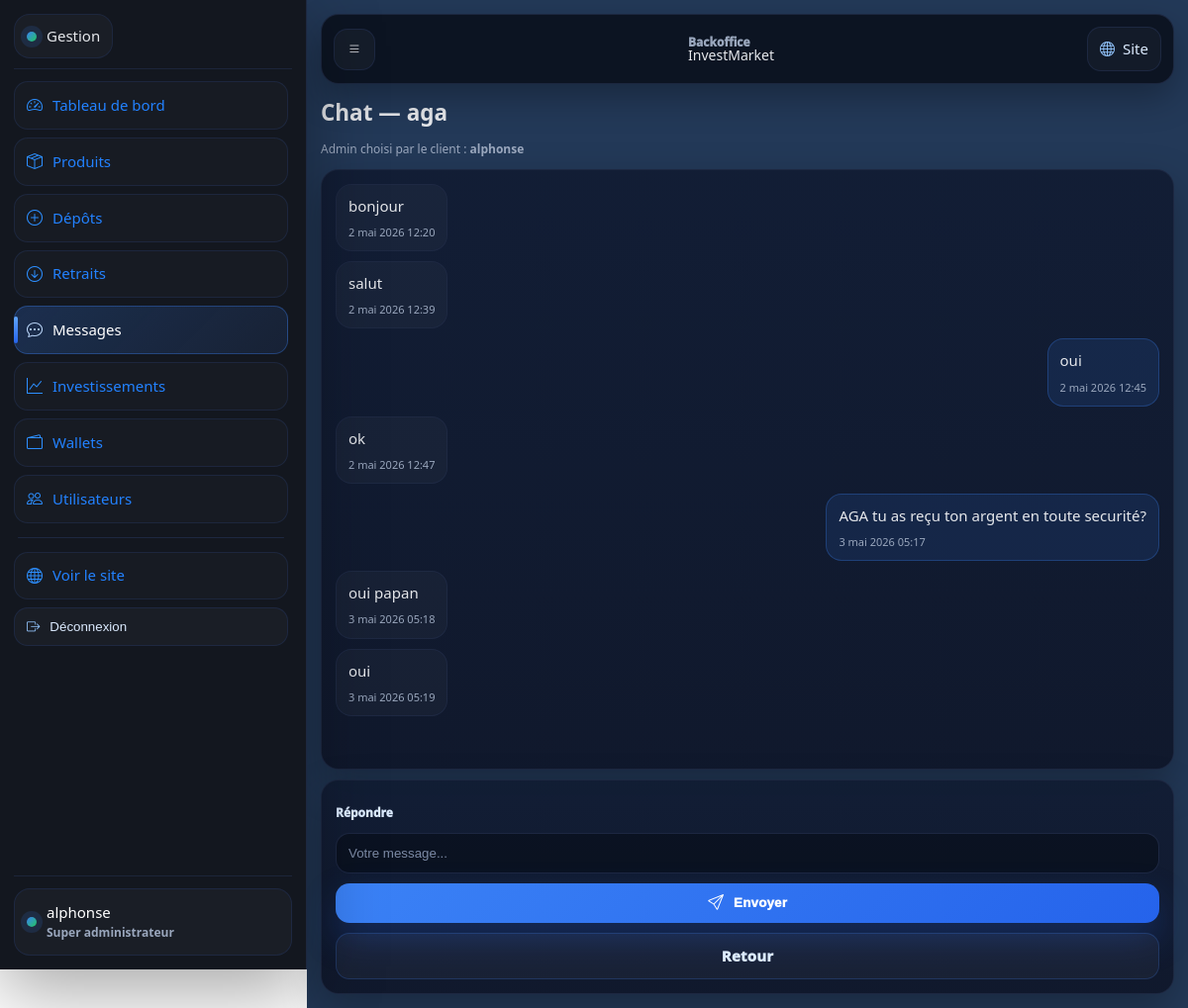
/gestion/messages/1/ (signed in), run on the app's committed database.
### messaging/models.py (models this page shows, shortened)
class Conversation(models.Model):
    user = models.ForeignKey(
        settings.AUTH_USER_MODEL,
        on_delete=models.CASCADE,
        related_name="conversations_as_user",
    )
    admin = models.ForeignKey(
        settings.AUTH_USER_MODEL,
        on_delete=models.CASCADE,
        related_name="conversations_as_admin",
    )
    last_message_at = models.DateTimeField(null=True, blank=True)
    last_message_preview = models.CharField(max_length=160, blank=True)
    created_at = models.DateTimeField(auto_now_add=True)
    class Meta:
        unique_together = ("user", "admin")
        ordering = ["-last_message_at", "-created_at"]

class Message(models.Model):
    conversation = models.ForeignKey(Conversation, on_delete=models.CASCADE, related_name="messages")
    sender = models.ForeignKey(settings.AUTH_USER_MODEL, on_delete=models.CASCADE, related_name="sent_messages")
    body = models.TextField(max_length=2000)
    created_at = models.DateTimeField(auto_now_add=True)
    read_at = models.DateTimeField(null=True, blank=True)
    class Meta:
        ordering = ["created_at"]

### messaging/views.py (the view)
# urls.py: path("messages/<int:conv_id>/", msg_views.bo_chat, name="bo_messages_chat"),
@staff_required_bo
def bo_chat(request, conv_id: int):
    conv = get_object_or_404(Conversation.objects.select_related("admin", "user"), pk=conv_id)
    conv.messages.filter(sender_id=conv.user_id, read_at__isnull=True).update(read_at=timezone.now())
    chat_messages = list(conv.messages.select_related("sender").order_by("-created_at")[:120])
    chat_messages.reverse()
    return render(request, "backoffice/messages_chat.html", {"conv": conv, "chat_messages": chat_messages})

### messaging/views.py (called while the page is built)
def staff_required_bo(view_func):
    return user_passes_test(lambda u: u.is_authenticated and u.is_staff, login_url="bo_login")(view_func)

### templates/backoffice/messages_chat.html (shortened to what this page needs)
{% extends "backoffice/base.html" %}
{% block content %}
<h1 style="margin:0 0 10px">Chat — {{ conv.user.username }}</h1>
<div class="muted" style="font-size:12px;margin-bottom:10px">
  Admin choisi par le client : <b>{{ conv.admin.username }}</b>
</div>
<div class="chat-body card" id="chatBody">
  {% for m in chat_messages %}
    {% if m.sender_id == request.user.id %}
      <div class="bubble bubble-me">
        <div class="bubble-text">{{ m.body }}</div>
        <div class="bubble-time">{{ m.created_at }}</div>
      </div>
    {% else %}
      <div class="bubble bubble-admin">
        <div class="bubble-text">{{ m.body }}</div>
        <div class="bubble-time">{{ m.created_at }}</div>
      </div>
    {% endif %}
  {% endfor %}
</div>
<div class="card" style="margin-top:10px">
  <form class="form" method="post" action="{% url 'bo_messages_send' conv.id %}">
    <label>Répondre</label>
    <input name="body" type="text" maxlength="2000" placeholder="Votre message..." required>
    <button class="btn" type="submit"><i class="bi bi-send"></i> Envoyer</button>
    <a class="btn btn-outline" href="{% url 'bo_messages_list' %}">Retour</a>
  </form>
</div>
{% endblock %}

### templates/backoffice/base.html (shortened to what this page needs)
{% load static %}
<!doctype html>
<html lang="fr">
<head>
  <link rel="stylesheet" href="{% static 'css/styles.css' %}">
  <link rel="stylesheet" href="{% static 'css/backoffice.css' %}">
  <link rel="stylesheet" href="https://cdn.jsdelivr.net/npm/bootstrap-icons@1.11.3/font/bootstrap-icons.min.css">
</head>
<body class="bo-body">
  <div class="bo" id="boApp">
    <aside class="bo-sidebar" aria-label="Menu gestion">
      <div class="bo-sidebar-head">
        <a class="bo-brand" href="{% url 'bo_dashboard' %}">
          <span class="brand-dot"></span> Gestion
        </a>
      </div>
      <nav class="bo-nav" aria-label="Navigation">
        <a href="{% url 'bo_dashboard' %}">
          <i class="bi bi-speedometer2"></i> Tableau de bord
        </a>
        <a href="{% url 'bo_products_list' %}">
          <i class="bi bi-box-seam"></i> Produits
        </a>
        <a href="{% url 'bo_deposits_list' %}">
          <i class="bi bi-plus-circle"></i> Dépôts
        </a>
        <a href="{% url 'bo_withdrawals_list' %}">
          <i class="bi bi-arrow-down-circle"></i> Retraits
        </a>
        <a href="{% url 'bo_messages_list' %}">
          <i class="bi bi-chat-dots"></i> Messages
        </a>
        <a href="{% url 'bo_investments_list' %}">
          <i class="bi bi-graph-up"></i> Investissements
        </a>
        <a href="{% url 'bo_wallets_list' %}">
          <i class="bi bi-wallet2"></i> Wallets
        </a>
        <a href="{% url 'bo_users_list' %}">
          <i class="bi bi-people"></i> Utilisateurs
        </a>
        <div class="bo-sep"></div>
        <a href="{% url 'home' %}">
          <i class="bi bi-globe"></i> Voir le site
        </a>
        <form method="post" action="{% url 'bo_logout' %}">
          <button class="bo-logout" type="submit">
            <i class="bi bi-box-arrow-right"></i> Déconnexion
          </button>
        </form>
      </nav>
      <div class="bo-sidebar-foot">
        <div class="bo-user">
          <div class="bo-user-dot"></div>
          <div>
            <div class="bo-user-name">{{ request.user.username }}</div>
            <div class="bo-user-role">
              {% if request.user.is_superuser %}
                Super administrateur
              {% else %}
                Administrateur
              {% endif %}
            </div>
          </div>
        </div>
      </div>
    </aside>
    <main class="bo-main">
      <header class="bo-topbar">
        <button class="bo-iconbtn" type="button" data-bo-open aria-label="Ouvrir le menu">
          <i class="bi bi-list"></i>
        </button>
        <div class="bo-topbar-title">
          <div class="bo-topbar-small">Backoffice</div>
          <div class="bo-topbar-big">InvestMarket</div>
        </div>
        <div class="bo-topbar-actions">
          <a class="bo-mini-link" href="{% url 'home' %}">
            <i class="bi bi-globe"></i> <span>Site</span>
          </a>
        </div>
      </header>
      <section class="bo-content">
        {% block content %}{% endblock %}
      </section>
    </main>
  </div>
</body>
</html>

### static/css/styles.css (style rules this page uses)
:root { --bg: #070b14; --bg2:#0b1220; --card:#0f172a; --card2:#111c33; --text:#e5e7eb; --muted:#9aa7bd; --primary:#3b82f6; --primary2:#2563eb; --soft:#0b1f3a; --border:#1f2a44; --border2:#223152; --success:#22c55e; --warning:#f59e0b; --danger:#ef4444; --radius:18px; --radius-sm:14px; --shadow: 0 20px 60px rgba(0,0,0,.45); --shadow-soft: 0 14px 34px rgba(0,0,0,.32); --ring: 0 0 0 4px rgba(59,130,246,.20); }
* { box-sizing:border-box }
html,body { height:100% }
body { margin:0; font-family: system-ui, -apple-system, Segoe UI, Roboto, Arial; color:var(--text); font-size:15px; line-height:1.55; background: radial-gradient(1200px 600px at 14% -10%, rgba(59,130,246,.30) 0%, transparent 60%), radial-gradient(1100px 700px at 92% 0%, rgba(34,197,94,.16) 0%, transparent 58%), radial-gradient(900px 600px at 40% 120%, rgba(37,99,235,.14) 0%, transparent 60%), linear-gradient(180deg, var(--bg) 0%, var(--bg2) 40%, var(--bg) 100%); }
.muted { color:var(--muted) }
.brand-dot { width:10px;height:10px;border-radius:50%; background: linear-gradient(135deg, var(--primary), var(--success)); box-shadow: 0 0 0 6px rgba(59,130,246,.14); }
.btn { display:inline-flex; align-items:center; justify-content:center; gap:10px; padding:11px 14px; border-radius:14px; background: linear-gradient(135deg, var(--primary), var(--primary2)); color:#fff; text-decoration:none; border:0; cursor:pointer; font-weight:1000; letter-spacing:.2px; box-shadow: 0 16px 36px rgba(37,99,235,.25); transition: transform .12s ease, filter .12s ease; }
.btn i { font-size:16px }
.btn-outline { background: rgba(255,255,255,.04); color: #dbeafe; border:1px solid rgba(59,130,246,.22); box-shadow:none; }
.card { background: linear-gradient(180deg, rgba(17,28,51,.94), rgba(15,23,42,.94)); border:1px solid rgba(31,42,68,.9); border-radius: var(--radius); padding:14px; box-shadow: var(--shadow-soft); }
.form { display:grid;gap:10px;margin-top:10px }
label { font-weight:950;color:#dbeafe;font-size:12px }
input, select, textarea { width:100%; padding:12px 12px; border-radius:14px; border:1px solid rgba(31,42,68,.95); background: rgba(7,11,20,.55); color: var(--text); outline:none; transition: box-shadow .14s ease, border-color .14s ease; }
input::placeholder, textarea::placeholder { color:#7c8aa5 }
.chat-body { height: 62vh; overflow:auto; display:flex; flex-direction:column; gap:10px; }
.bubble { max-width: 84%; padding:10px 12px; border-radius:16px; border:1px solid rgba(31,42,68,.92); background: rgba(255,255,255,.03); }
.bubble-time { margin-top:6px; font-size:11px; color: var(--muted); }
.bubble-me { align-self:flex-end; border-color: rgba(59,130,246,.28); background: rgba(59,130,246,.12); }
.bubble-admin { align-self:flex-start; }

### data on the page
Conversation: user.username "aga", admin.username "alphonse"
Message: body "bonjour", created_at "2 mai 2026 12:20"
Message: body "salut", created_at "2 mai 2026 12:39"
Message: body "oui", created_at "2 mai 2026 12:45"
Message: body "ok", created_at "2 mai 2026 12:47"
Message: body "AGA tu as reçu ton argent en toute securité?", created_at "3 mai 2026 05:17"
Message: body "oui papan", created_at "3 mai 2026 05:18"
Message: body "oui", created_at "3 mai 2026 05:19"

### other printed values
{{ request.user.username }} "alphonse"
